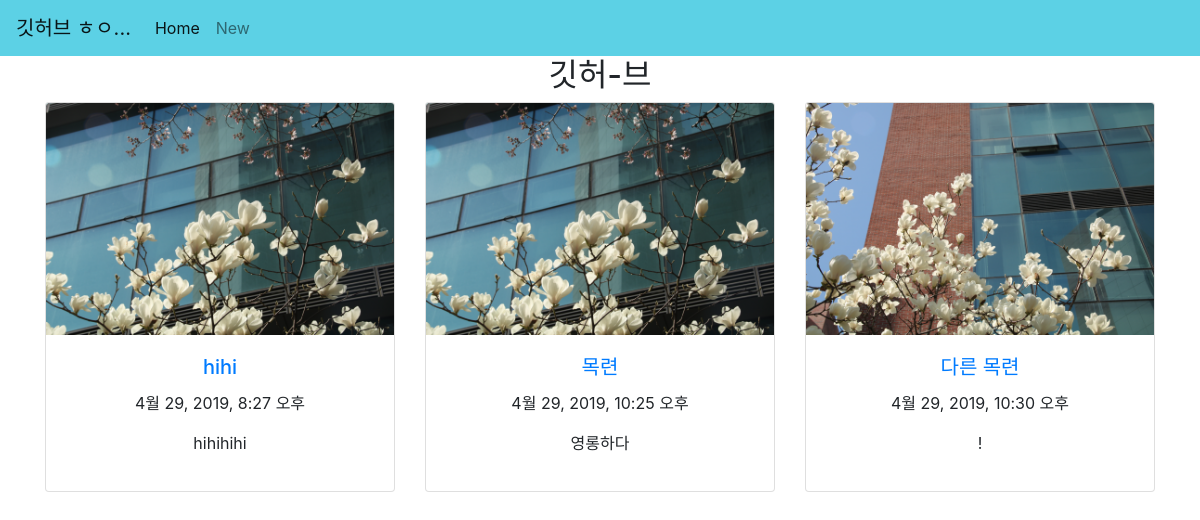
Before: / with the older database file.
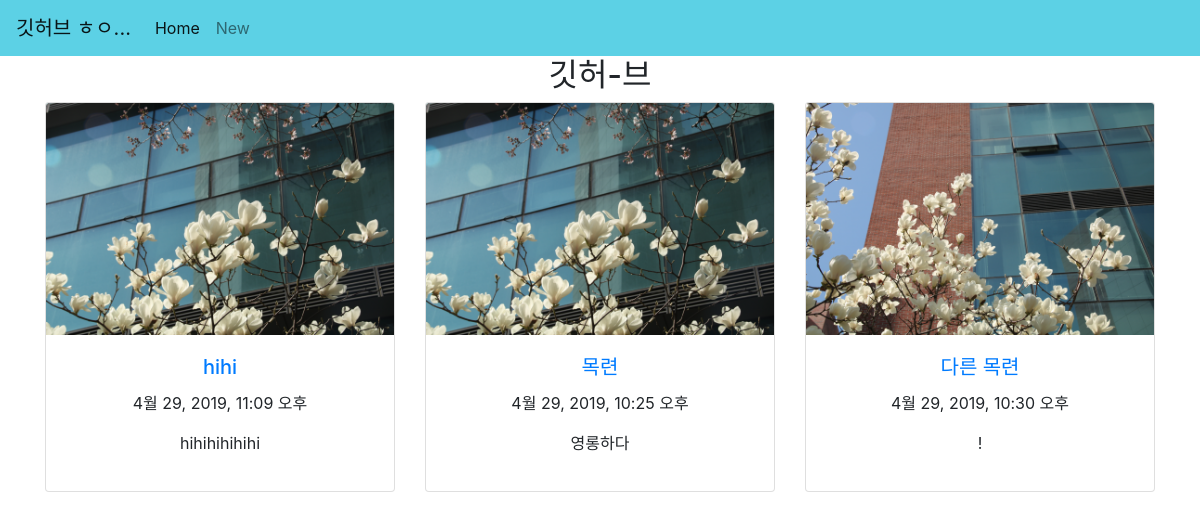
After: the same page with the newer database file.
### blog/models.py (models this page shows)
class Post(models.Model):
    title = models.CharField(max_length=200)
    body = models.TextField(default=' ')
    pub_date = models.DateTimeField(default=timezone.now)
    image = models.ImageField(upload_to='images/', blank=True)

### blog/views.py (the view)
# urls.py: 2. Add a URL to urlpatterns:  url(r'^$', views.home, name='home')
def home(request):
    posts = Post.objects.all
    return render(request, 'blog/home.html', {'post_list' : posts})

### blog/templates/blog/home.html
{% extends 'blog/base.html' %}
{% load static %}
{% block content %}
<body>
<h2>
    <center>깃허-브</center>
</h2>  <div class='container'>
    <div class='row'>
      {% for post in post_list %}
      <div class='col-lg-4 col-sm-6'>
        <div class="card text-center">
        {% if post.image %}
          <img src="{{ post.image.url }}" class="card-img-top" alt="">
        {% else %}
          <img src="{%  static 'blog/images/IMG_2064.JPG' %}" class="card-img-top" alt="">
        {% endif %}
          <div class="card-body">
            <h5 class="card-title"><a href="{% url 'post_detail' index=post.pk %}">{{post.title}}</a></h5>
            <p class="card-text">
            {{ post.pub_date}}
            {{post.body|linebreaks}}
            </p>
         </div>
        </div>
      </div>
      {% endfor %}
    </div>
  </div>
</body>
{% endblock %}

### blog/templates/blog/base.html (shortened to what this page needs)
{% load static %}
<head>
    <link rel="stylesheet" href="https://stackpath.bootstrapcdn.com/bootstrap/4.3.1/css/bootstrap.min.css">
    <link rel="stylesheet" type="text/css" href="{% static 'blog/css/style.css' %}">
</head>
<body>
    <header>
        <nav class="navbar navbar-expand-lg navbar-light" style="background-color:#5CD1E5; ">
          <a class="navbar-brand" href="#">깃허브 ㅎㅇ...</a>
          <div class="collapse navbar-collapse" id="navbarNavDropdown">
            <ul class="navbar-nav">
              <li class="nav-item active">
                <a class="nav-link" href={% url 'home' %}>Home <span class="sr-only">(current)</span></a>
              </li>
              <li class="nav-item">
                <a class="nav-link" href={% url 'new' %}>New</a>
              </li>
            </ul>
          </div>
        </nav>
    </header>
    {% block content %}
    {% endblock %}
</body>

Changed rows visible on the page:
changed Post "hihi": pub_date "4월 29, 2019, 8:27 오후" → "4월 29, 2019, 11:09 오후"; body "hihihihi" → "hihihihihihi"
